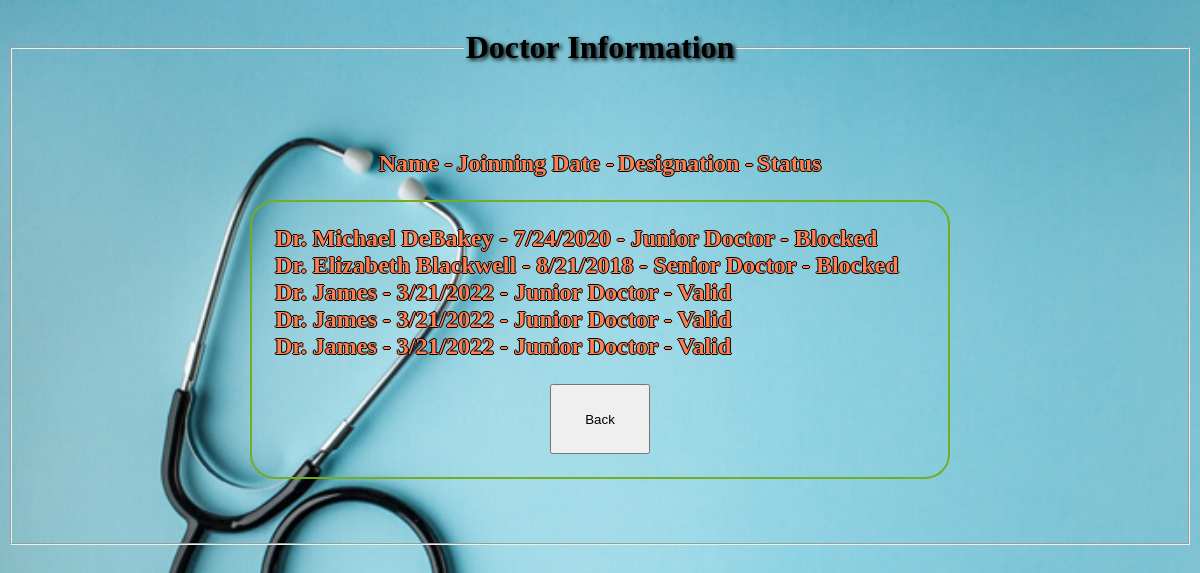
Screenshot of /view/docinfo.php (signed in) with the database file from the repository.
### tables this page shows
CREATE TABLE `doctor` (
  `Name` varchar(100) NOT NULL,
  `Joinning_Date` varchar(100) NOT NULL,
  `Designation` varchar(100) NOT NULL,
  `Status` varchar(100) NOT NULL
);

### model/doctorModel.php (the view, shortened to what this page needs)
<?php
    function doctor()
    {
        $conn = getConnection();
        $sql = "SELECT * FROM doctor";
        $result = mysqli_query($conn, $sql);
        $count = mysqli_num_rows($result);
        if($count >0) {
        while($row = mysqli_fetch_assoc($result)) {
            echo $row["Name"]." - ".$row["Joinning_Date"]." - ".$row["Designation"]." - ".$row["Status"]. "<br>";
            }
        }
        else {
        echo "No Data Found!!";
        }
    }
?>

### view/docinfo.php (shortened to what this page needs)
<?php
	require_once "../model/doctorModel.php";
	if(isset($_SESSION['status']) && isset($_COOKIE['status'])){
?>
<html>
<head>
</head>
     <body background="../assets/doccover.jpg" link="#ffffff" alink="#017bf5" vlink="#ffffff" >
        <form method="post" action="../controller/adminCheck.php">
    	    <fieldset>
      	    <legend style="text-align: center;"><h1 id="s1">Doctor Information</h1></legend>
      	    <br><br><br>
      	    <table align="center">
      	    	<tr>
      	    		<td id="t1"><h2>
      	    			Name -
      	    		</h2>
      	    		</td>
      	    		<td id="t1"><h2>
      	    			 Joinning Date -
      	    			</h2>
      	    		</td>
      	    		<td id="t1"><h2>
      	    			 Designation -
      	    			</h2>
      	    		</td>
      	    		<td id="t1"><h2>
      	    			 Status
      	    			</h2>
      	    		</td>
      	    	</tr>
      	    </table>
                <table align="center" id="rcorners1">
					<tr>
						<td id="t1"><h2>
							<?php
                        	doctor();
                            ?>
                            </h2>
						</td>
					</tr>
					<tr>
						<td align="center">
							<a href="adminProfile.php">
							<input type="button" style="height: 70px; width: 100px;" name="" value="Back">
						    </a>
						</td>
					</tr>
		        </table>
		        <br><br><br>
            </fieldset>
        </form>
    </body>
</html>
<?php
	}else{
		echo " Please Login Again!!";
	}
?>

### view/docinfo.php (style rules this page uses)
#rcorners1 { border-radius: 25px; border: 2px solid #73AD21; padding: 20px; width: 700px; height: 150px; }
#s1 { color: black; text-shadow: 2px 2px 4px #000000; }
#t1 { color: coral; text-shadow: -1px 0 black, 0 1px black, 1px 0 black, 0 -1px black; }

### rows the page displays
doctor: Name "Dr. Michael DeBakey", Joinning_Date "7/24/2020", Designation "Junior Doctor", Status "Blocked"
doctor: Name "Dr. Elizabeth Blackwell", Joinning_Date "8/21/2018", Designation "Senior Doctor", Status "Blocked"
doctor: Name "Dr. James", Joinning_Date "3/21/2022", Designation "Junior Doctor", Status "Valid"
doctor: Name "Dr. James", Joinning_Date "3/21/2022", Designation "Junior Doctor", Status "Valid"
doctor: Name "Dr. James", Joinning_Date "3/21/2022", Designation "Junior Doctor", Status "Valid"
